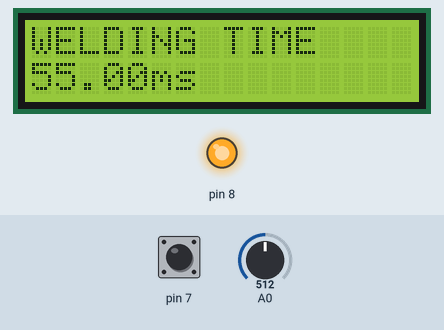
The sketch below on a simulated Arduino Uno, built with avr-gcc and run on an emulated ATmega328P. Parts: 16×2 character LCD, output pins drawn as LEDs (lit = HIGH). Dashed ring = blinking. Inputs (shaded band) come from the test bench; at power-on: A0 = 512, pin 7 LOW.

Above: at 3.2 s.
3.3 s: A0 set to 716
At 4.1 s:
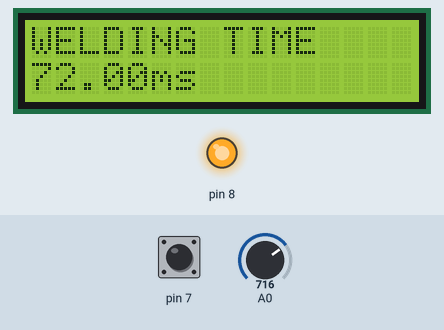
4.8 s: A0 set to 900
At 5.9 s:
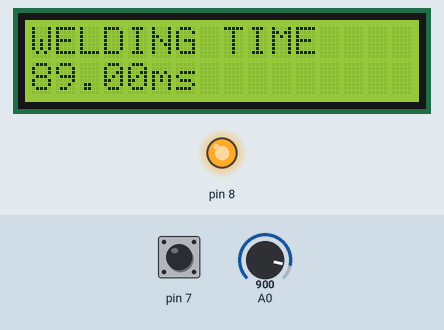
6.3 s: A0 set to 1023
At 7.4 s:
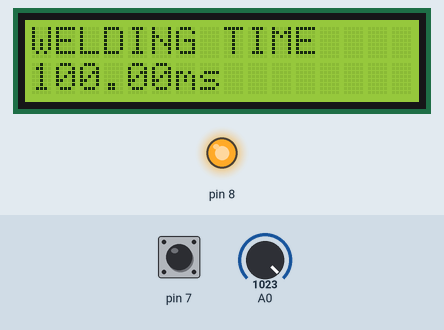
7.8 s: A0 set to 1009
At 9.0 s:
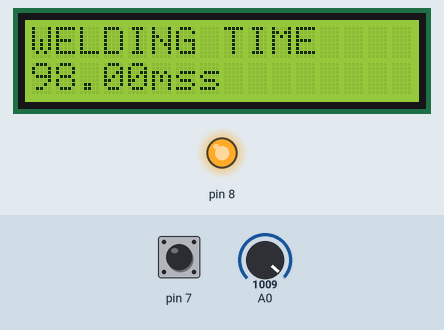
9.3 s: pin 7 pulsed HIGH 5 times (0.12 s each, 0.3 s apart)
At 9.46 s:
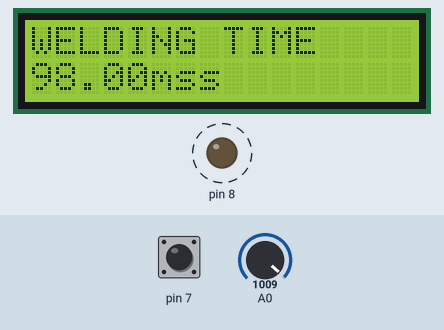
Timing chart, 0 to 12.3 s (numbered marks = the images above; inputs shaded):
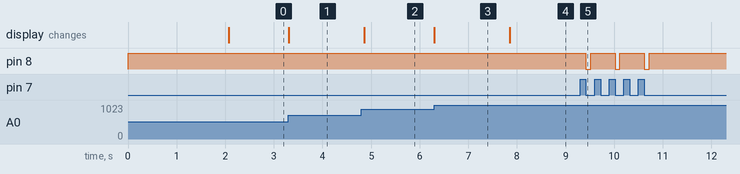

The sketch:

Spot_welder.ino
```cpp
#include <LiquidCrystal.h>
LiquidCrystal lcd(12, 11, 5, 4, 3, 2);
void setup()
{ pinMode(7,INPUT);
pinMode(8,OUTPUT);
digitalWrite(8,HIGH);
lcd.begin(16, 2);
lcd.setCursor(2, 0);
lcd.print("SPOT WELDER");
delay(2000);
lcd.clear();
}
void loop()
{
float pot = map(analogRead(A0),0,1023,10,100);
lcd.setCursor(0, 0);
lcd.print("WELDING TIME");
lcd.setCursor(0, 1);
lcd.print(pot);
lcd.print("ms");
if(digitalRead(7)==1)
{
while(digitalRead(7)==1)
{
}
digitalWrite(8,LOW);
delay(pot);
digitalWrite(8,HIGH);
delay(100);
}
else
{
digitalWrite(8,HIGH);
}
delay(100);
}
```

Measured:
- the behaviour switches between 1023 and 1022 on A0 (found by bisection; images 3 and 4)
- after the input at 3.3 s, the display: changes at once (image 1)
- after the input at 4.8 s, the display: changes after 0.06 s (image 2)
- after the input at 6.3 s, the display: changes at once (image 3)
- after the input at 7.8 s, the display: changes after 0.06 s (image 4)
- after the input at 9.3 s, pin 8: alternates HIGH for 0.50 s and LOW for 0.10 s, 6 changes in all, then stays HIGH, starting after 0.12 s
